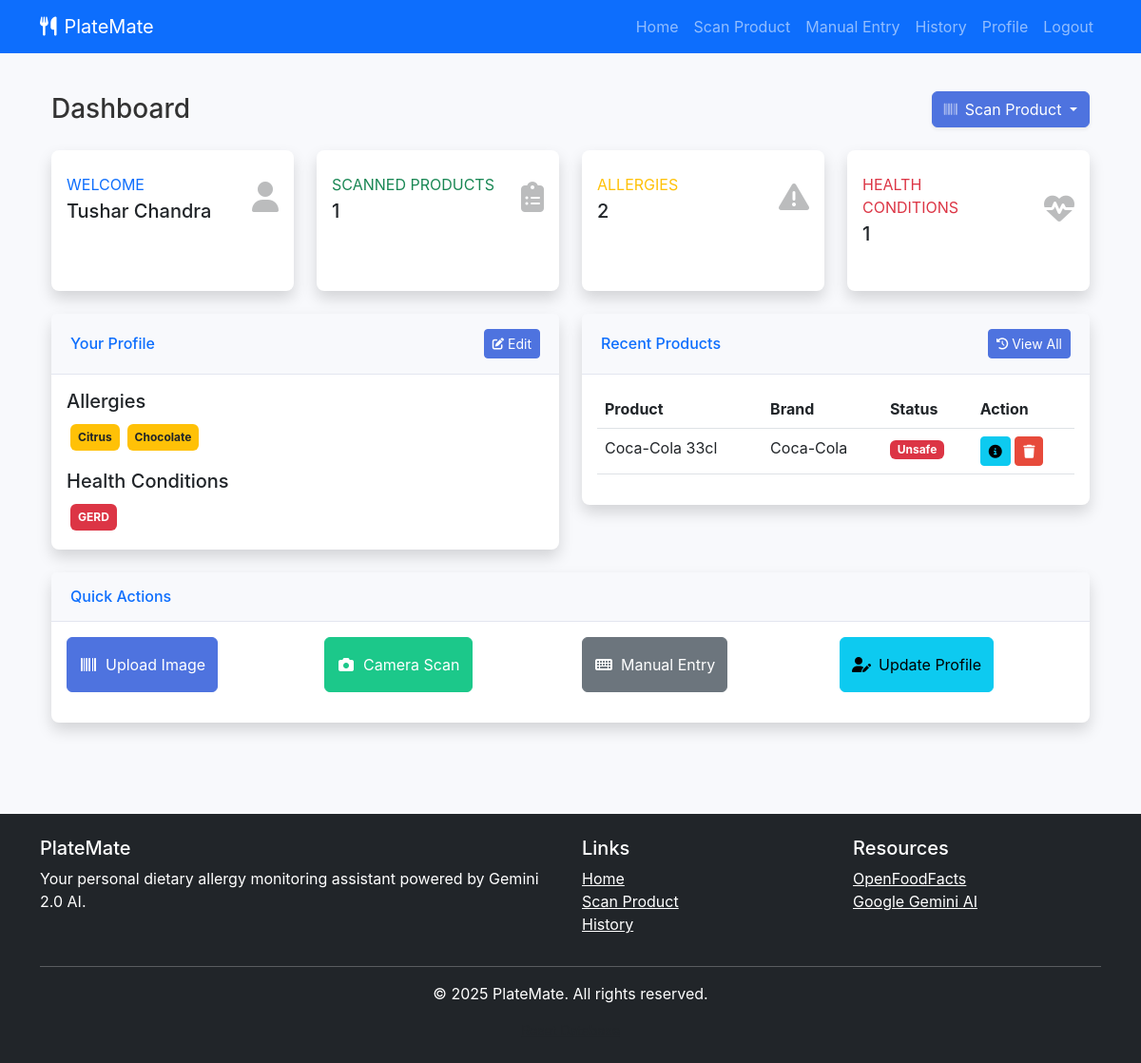
Page / (signed in) on the earlier database version.
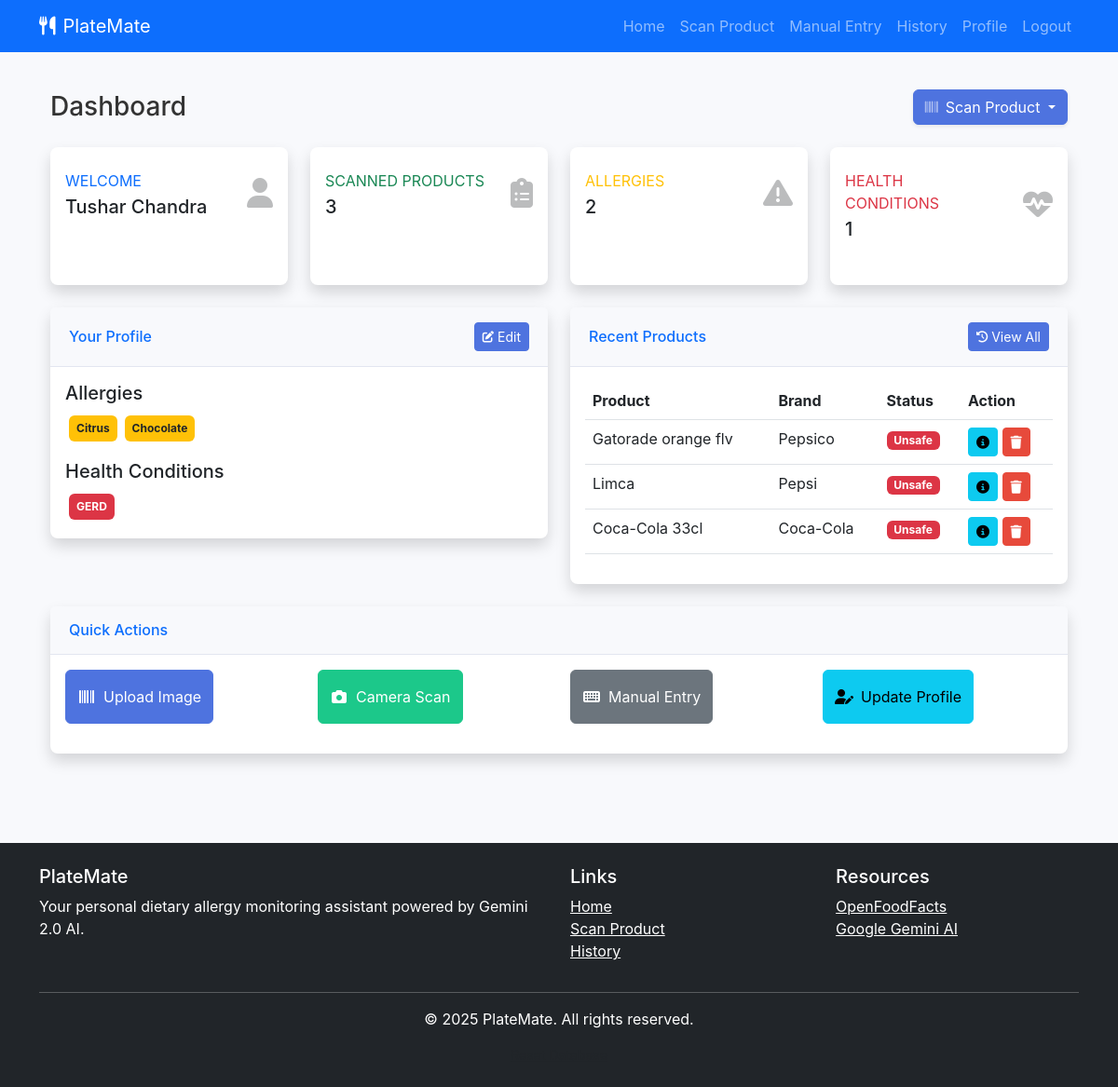
Same page on the later database version.
### app.py (models this page shows)
class User(db.Model):
    id = db.Column(db.Integer, primary_key=True)
    username = db.Column(db.String(120), unique=True, nullable=False)
    name = db.Column(db.String(120), nullable=False)
    mobile = db.Column(db.String(20), unique=True, nullable=False)
    age = db.Column(db.Integer, nullable=False)
    allergies = db.Column(db.String(255), default="")
    health_conditions = db.Column(db.String(255), default="")
    saved_products = db.relationship('SavedProduct', backref='user', lazy=True)

class SavedProduct(db.Model):
    id = db.Column(db.Integer, primary_key=True)
    barcode = db.Column(db.String(50), nullable=False)
    title = db.Column(db.String(200), nullable=False)
    brand = db.Column(db.String(100))
    category = db.Column(db.String(100))
    is_safe = db.Column(db.Boolean, default=True)
    user_id = db.Column(db.Integer, db.ForeignKey('user.id'), nullable=False)
    date_added = db.Column(db.DateTime, default=db.func.current_timestamp())

### app.py (the view)
@app.route('/')
def home():
    if 'user_id' in session:
        user = User.query.get(session['user_id'])
        if not user:
            session.clear()
            flash("User not found. Please log in again.", "danger")
            return redirect(url_for('login'))
        recent_products = SavedProduct.query.filter_by(user_id=user.id).order_by(SavedProduct.date_added.desc()).limit(5).all()
        return render_template('dashboard.html', user=user, recent_products=recent_products)
    return render_template('index.html')

### templates/dashboard.html (shortened to what this page needs)
{% extends 'base.html' %}
{% block content %}
<div class="container">
    <div class="d-sm-flex align-items-center justify-content-between mb-4">
        <h1 class="h3 mb-0 text-gray-800">Dashboard</h1>
        <div class="dropdown">
            <button class="btn btn-primary dropdown-toggle shadow-sm" type="button" id="scanDropdown" data-bs-toggle="dropdown" aria-expanded="false">
                <i class="fas fa-barcode fa-sm text-white-50 me-2"></i>Scan Product
            </button>
        </div>
    </div>
    <div class="row">
        <div class="col-xl-3 col-md-6 mb-4">
            <div class="card border-0 shadow h-100 py-2 stat-card stat-primary">
                <div class="card-body">
                    <div class="row no-gutters align-items-center">
                        <div class="col mr-2">
                            <div class="text-xs font-weight-bold text-primary text-uppercase mb-1">
                                Welcome
                            </div>
                            <div class="h5 mb-0 font-weight-bold text-gray-800">{{ user.name }}</div>
                        </div>
                        <div class="col-auto">
                            <i class="fas fa-user fa-2x text-gray-300 stat-icon"></i>
                        </div>
                    </div>
                </div>
            </div>
        </div>
        <div class="col-xl-3 col-md-6 mb-4">
            <div class="card border-0 shadow h-100 py-2 stat-card stat-success">
                <div class="card-body">
                    <div class="row no-gutters align-items-center">
                        <div class="col mr-2">
                            <div class="text-xs font-weight-bold text-success text-uppercase mb-1">
                                Scanned Products
                            </div>
                            <div class="h5 mb-0 font-weight-bold text-gray-800">{{ user.saved_products|length }}</div>
                        </div>
                        <div class="col-auto">
                            <i class="fas fa-clipboard-list fa-2x text-gray-300 stat-icon"></i>
                        </div>
                    </div>
                </div>
            </div>
        </div>
        <div class="col-xl-3 col-md-6 mb-4">
            <div class="card border-0 shadow h-100 py-2 stat-card stat-warning">
                <div class="card-body">
                    <div class="row no-gutters align-items-center">
                        <div class="col mr-2">
                            <div class="text-xs font-weight-bold text-warning text-uppercase mb-1">
                                Allergies
                            </div>
                            <div class="h5 mb-0 font-weight-bold text-gray-800">
                                {{ user.allergies.split(',')|length if user.allergies else 0 }}
                            </div>
                        </div>
                        <div class="col-auto">
                            <i class="fas fa-exclamation-triangle fa-2x text-gray-300 stat-icon"></i>
                        </div>
                    </div>
                </div>
            </div>
        </div>
        <div class="col-xl-3 col-md-6 mb-4">
            <div class="card border-0 shadow h-100 py-2 stat-card stat-danger">
                <div class="card-body">
                    <div class="row no-gutters align-items-center">
                        <div class="col mr-2">
                            <div class="text-xs font-weight-bold text-danger text-uppercase mb-1">
                                Health Conditions
                            </div>
                            <div class="h5 mb-0 font-weight-bold text-gray-800">
                                {{ user.health_conditions.split(',')|length if user.health_conditions else 0 }}
                            </div>
                        </div>
                        <div class="col-auto">
                            <i class="fas fa-heartbeat fa-2x text-gray-300 stat-icon"></i>
                        </div>
                    </div>
                </div>
            </div>
        </div>
    </div>
    <div class="row">
        <div class="col-lg-6">
            <div class="card shadow mb-4">
                <div class="card-header py-3 d-flex flex-row align-items-center justify-content-between">
                    <h6 class="m-0 font-weight-bold text-primary">Your Profile</h6>
                    <a href="{{ url_for('profile') }}" class="btn btn-sm btn-primary">
                         Edit
                    </a>
                </div>
                <div class="card-body">
                    <div class="mb-3">
                        <h5>Allergies</h5>
                        {% if user.allergies %}
                            <div class="d-flex flex-wrap">
                                {% for allergy in user.allergies.split(',') %}
                                    <span class="badge bg-warning text-dark m-1 p-2">{{ allergy.strip() }}</span>
                                {% endfor %}
                            </div>
                        {% else %}
                            <p class="text-muted">No allergies specified</p>
                        {% endif %}
                    </div>
                    <div>
                        <h5>Health Conditions</h5>
                        {% if user.health_conditions %}
                            <div class="d-flex flex-wrap">
                                {% for condition in user.health_conditions.split(',') %}
                                    <span class="badge bg-danger text-white m-1 p-2">{{ condition.strip() }}</span>
                                {% endfor %}
                            </div>
                        {% else %}
                            <p class="text-muted">No health conditions specified</p>
                        {% endif %}
                    </div>
                </div>
            </div>
        </div>
        <div class="col-lg-6">
            <div class="card shadow mb-4">
                <div class="card-header py-3 d-flex flex-row align-items-center justify-content-between">
                    <h6 class="m-0 font-weight-bold text-primary">Recent Products</h6>
                    <a href="{{ url_for('product_history') }}" class="btn btn-sm btn-primary">
                         View All
                    </a>
                </div>
                <div class="card-body">
                    {% if recent_products %}
                        <div class="table-responsive">
                            <table class="table table-hover">
                                <thead>
                                    <tr>
                                        <th>Product</th>
                                        <th>Brand</th>
                                        <th>Status</th>
                                        <th>Action</th>
                                    </tr>
                                </thead>
                                <tbody>
                                    {% for product in recent_products %}
                                        <tr>
                                            <td>{{ product.title }}</td>
                                            <td>{{ product.brand }}</td>
                                            <td>
                                                {% if product.is_safe %}
                                                    <span class="badge bg-success">Safe</span>
                                                {% else %}
                                                    <span class="badge bg-danger">Unsafe</span>
                                                {% endif %}
                                            </td>
                                            <td>
                                                <a href="{{ url_for('product_details', barcode=product.barcode) }}" class="btn btn-sm btn-info">
                                                    <i class="fas fa-info-circle"></i>
                                                </a>
                                                <form action="{{ url_for('delete_product', product_id=product.id) }}" method="POST" class="d-inline" onsubmit="return confirm('Are you sure you want to delete this product from your history?');">
                                                    <button type="submit" class="btn btn-sm btn-danger">
                                                        <i class="fas fa-trash"></i>
                                                    </button>
                                                </form>
                                            </td>
                                        </tr>
                                    {% endfor %}
                                </tbody>
                            </table>
                        </div>
                    {% endif %}
                </div>
            </div>
        </div>
    </div>
    <div class="row">
        <div class="col-12">
            <div class="card shadow mb-4">
                <div class="card-header py-3">
                    <h6 class="m-0 font-weight-bold text-primary">Quick Actions</h6>
                </div>
                <div class="card-body">
                    <div class="row">
                        <div class="col-md-3 mb-3">
                            <a href="{{ url_for('scan_barcode') }}" class="btn btn-primary btn-block py-3">
                                <i class="fas fa-barcode fa-fw me-2"></i>Upload Image
                            </a>
                        </div>
                        <div class="col-md-3 mb-3">
                            <a href="{{ url_for('scan_camera') }}" class="btn btn-success btn-block py-3">
                                <i class="fas fa-camera fa-fw me-2"></i>Camera Scan
                            </a>
                        </div>
                        <div class="col-md-3 mb-3">
                            <a href="{{ url_for('manual_entry') }}" class="btn btn-secondary btn-block py-3">
                                <i class="fas fa-keyboard fa-fw me-2"></i>Manual Entry
                            </a>
                        </div>
                        <div class="col-md-3 mb-3">
                            <a href="{{ url_for('profile') }}" class="btn btn-info btn-block py-3">
                                <i class="fas fa-user-edit fa-fw me-2"></i>Update Profile
                            </a>
                        </div>
                    </div>
                </div>
            </div>
        </div>
    </div>
</div>
{% endblock %}

### templates/base.html (shortened to what this page needs)
<!DOCTYPE html>
<html lang="en">
<head>
    <link href="https://cdn.jsdelivr.net/npm/bootstrap@5.3.0/dist/css/bootstrap.min.css" rel="stylesheet">
    <link rel="stylesheet" href="https://cdnjs.cloudflare.com/ajax/libs/font-awesome/6.4.0/css/all.min.css">
    <link rel="stylesheet" href="{{ url_for('static', filename='css/style.css') }}">
</head>
<body>
    <nav class="navbar navbar-expand-lg navbar-dark bg-primary">
        <div class="container">
            <a class="navbar-brand" href="{{ url_for('home') }}">
                <i class="fas fa-utensils me-2"></i>PlateMate
            </a>
            <div class="collapse navbar-collapse" id="navbarNav">
                <ul class="navbar-nav ms-auto">
                    <li class="nav-item">
                        <a class="nav-link" href="{{ url_for('home') }}">Home</a>
                    </li>
                    {% if 'user_id' in session %}
                        <li class="nav-item">
                            <a class="nav-link" href="{{ url_for('scan_barcode') }}">Scan Product</a>
                        </li>
                        <li class="nav-item">
                            <a class="nav-link" href="{{ url_for('manual_entry') }}">Manual Entry</a>
                        </li>
                        <li class="nav-item">
                            <a class="nav-link" href="{{ url_for('product_history') }}">History</a>
                        </li>
                        <li class="nav-item">
                            <a class="nav-link" href="{{ url_for('profile') }}">Profile</a>
                        </li>
                        <li class="nav-item">
                            <a class="nav-link" href="{{ url_for('logout') }}">Logout</a>
                        </li>
                    {% endif %}
                </ul>
            </div>
        </div>
    </nav>
    <main class="container py-4">
        {% block content %}{% endblock %}
    </main>
    <footer class="bg-dark text-white py-4 mt-5">
        <div class="container">
            <div class="row">
                <div class="col-md-6">
                    <h5>PlateMate</h5>
                    <p>Your personal dietary allergy monitoring assistant powered by Gemini 2.0 AI.</p>
                </div>
                <div class="col-md-3">
                    <h5>Links</h5>
                    <ul class="list-unstyled">
                        <li><a href="{{ url_for('home') }}" class="text-white">Home</a></li>
                        {% if 'user_id' in session %}
                            <li><a href="{{ url_for('scan_barcode') }}" class="text-white">Scan Product</a></li>
                            <li><a href="{{ url_for('product_history') }}" class="text-white">History</a></li>
                        {% else %}
                            <li><a href="{{ url_for('login') }}" class="text-white">Login</a></li>
                            <li><a href="{{ url_for('register') }}" class="text-white">Register</a></li>
                        {% endif %}
                    </ul>
                </div>
                <div class="col-md-3">
                    <h5>Resources</h5>
                    <ul class="list-unstyled">
                        <li><a href="https://world.openfoodfacts.org/" class="text-white" target="_blank">OpenFoodFacts</a></li>
                        <li><a href="https://ai.google.dev/" class="text-white" target="_blank">Google Gemini AI</a></li>
                    </ul>
                </div>
            </div>
            <hr>
            <div class="text-center">
                <p>&copy; {{ now.year }} PlateMate. All rights reserved.</p>
                <div class="mt-2 small">
                    <a href="{{ url_for('reset_database') }}" class="text-muted">Reset Database</a>
                </div>
            </div>
        </div>
    </footer>
</body>
</html>

Differences in the rows shown:
added SavedProduct: title "Gatorade orange flv", brand "Pepsico", is_safe "Unsafe"
added SavedProduct: title "Limca", brand "Pepsi", is_safe "Unsafe"
Other differences:
{{ user.saved_products|length }}: "1" → "3"
